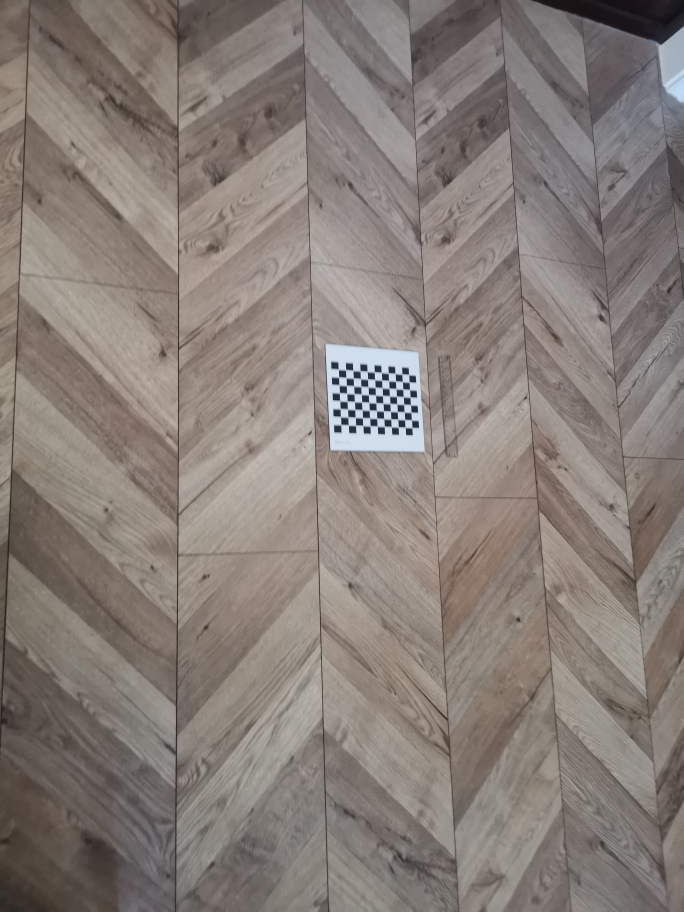
#> input picture far/2561643343050_.pic_hd.jpg, 2736 x 3648 px (shown at 1/4 size); its folder holds only this picture in this run
$ python test_length.py
#> lines starting #> are read from the running program, lines starting #| are printed output that depends on the picture
# coding: utf-8
import cv2
import numpy as np
import math
import sys
import glob


# [120 lines left out: functions getDist_P2P, cal_ang, on_EVENT_LBUTTONDOWN, not called in this run]
        # sys.exit(0)
        # return


images = glob.glob(R'D:\Courses\SJTU-IPP-Program2022\serverV2_new\square_test_after_perspective\far\*.jpg')
file_handle = open('square_test_far_result.txt', mode='w')
criteria = (cv2.TERM_CRITERIA_MAX_ITER | cv2.TERM_CRITERIA_EPS, 30, 0.001)
# img = cv2.imread(r'D:\Courses\IPP\serverV2\c_3.jpg')
for fname in images:
    img = cv2.imread(fname)
#> img is the input picture: shape (3648, 2736, 3); mean B, G, R 120.1, 125.8, 135.1
    x, y = img.shape[0:2]
#> x = 3648; y = 2736
    times = 0
    img = cv2.resize(img, (int(y / 4), int(x / 4)))
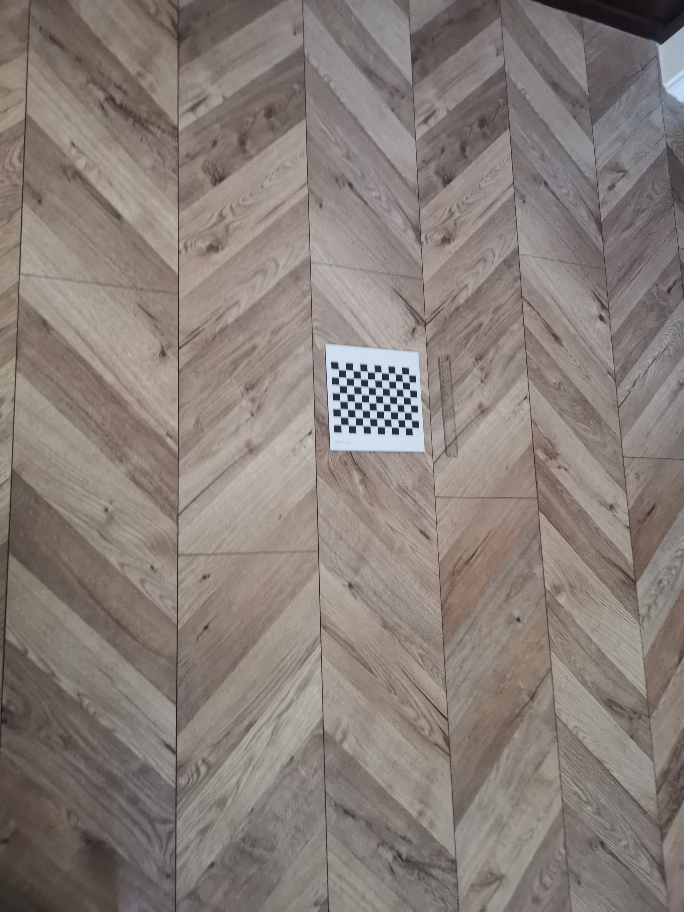
#> img: shape (912, 684, 3); mean B, G, R 120.2, 125.9, 135.2
    gray = cv2.cvtColor(img, cv2.COLOR_BGR2GRAY)
    ret, corners = cv2.findChessboardCorners(gray, (11, 8), None)
#> ret = True; corners = 88 rows, first 8: [338.4, 369.3], [345.5, 369.7], [352.7, 370.2], [360.4, 370.8], [367.4, 371.6], [374.5, 371.9], [381.5, 372.6], [388.5, 372.9]
    corners = cv2.cornerSubPix(gray, corners, (11, 11), (-1, -1), criteria)
#> corners = 88 rows, first 8: [341.1, 371.9], [345.7, 372.2], [352.4, 372.3], [360.3, 373.6], [367.6, 375.2], [374.4, 375.7], [381.2, 374.9], [388.6, 380.4]
    points = [corners[0][0], corners[1][0]]
#> points = [[341.1, 371.9], [345.7, 372.2]]
    # [6 lines of commented-out code are left out]
    for point in points:
        point[0] = point[0] / 3
        point[1] = point[1] / 3
#> this loop made 2 passes
    x, y = img.shape[0:2]
#> x = 912; y = 684
    img = cv2.resize(img, (int(y / 3), int(x / 3)))
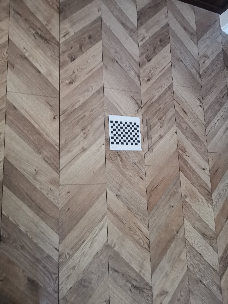
#> img: shape (304, 228, 3); mean B, G, R 120.1, 125.8, 135.1
    cv2.namedWindow("image")
    # cv2.resizeWindow("image", 1740, 1227)
    cv2.setMouseCallback("image", on_EVENT_LBUTTONDOWN, param=points)
    cv2.imshow("image", img)
    cv2.waitKey(0)
    continue
    # [12 lines of commented-out code are left out]
def num_to_alphabet(num):
    aplha = "abcdefghijklmnopqrstuvwxyz"
    return aplha[num-1]

$ run again, on far/2611643343065_.pic_hd.jpg
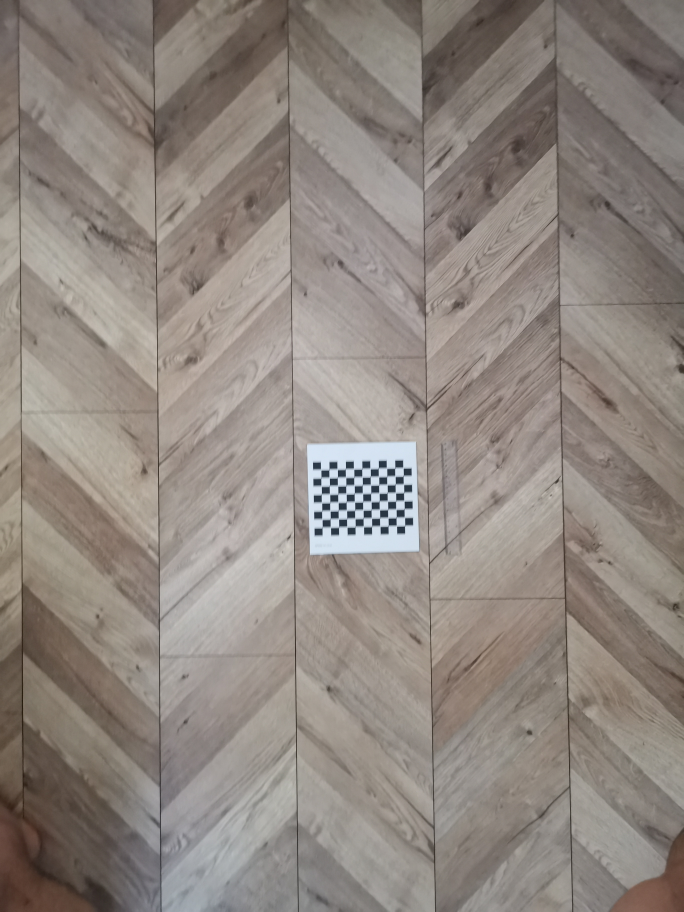
#> input picture far/2611643343065_.pic_hd.jpg, 2736 x 3648 px (shown at 1/4 size)
#> img is the input picture: shape (3648, 2736, 3); mean B, G, R 128.1, 134.9, 143.8
#> `img = cv2.resize(img, (int(y / 4), int(x / 4)))`:
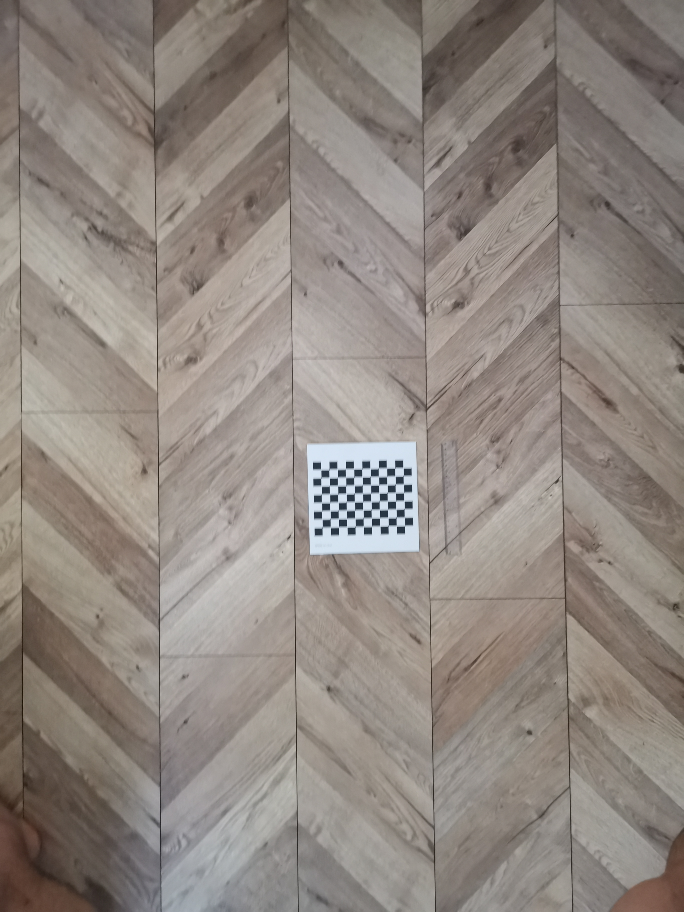
#> img: shape (912, 684, 3); mean B, G, R 128.2, 135.1, 143.9
#> `ret, corners = cv2.findChessboardCorners(gray, (11, 8), None)`: ret = True; corners = 88 rows, first 8: [320.7, 469.5], [328.5, 469.9], [337.4, 469.1], [345.5, 468.6], [353.5, 468.7], [361.5, 469.1], [370.2, 468.5], [378.6, 467.8]
#> `corners = cv2.cornerSubPix(gray, corners, (11, 11), (-1, -1), criteria)`: corners = 88 rows, first 8: [322.8, 471.7], [329.4, 471.8], [337.8, 471.1], [345.5, 470.8], [353.7, 470.7], [362.3, 471.1], [370.3, 471], [378.3, 470.3]
#> points = [[322.8, 471.7], [329.4, 471.8]]
#> the loop `for point in points:` made 2 passes

$ run again, on far/2621643343069_.pic_hd.jpg
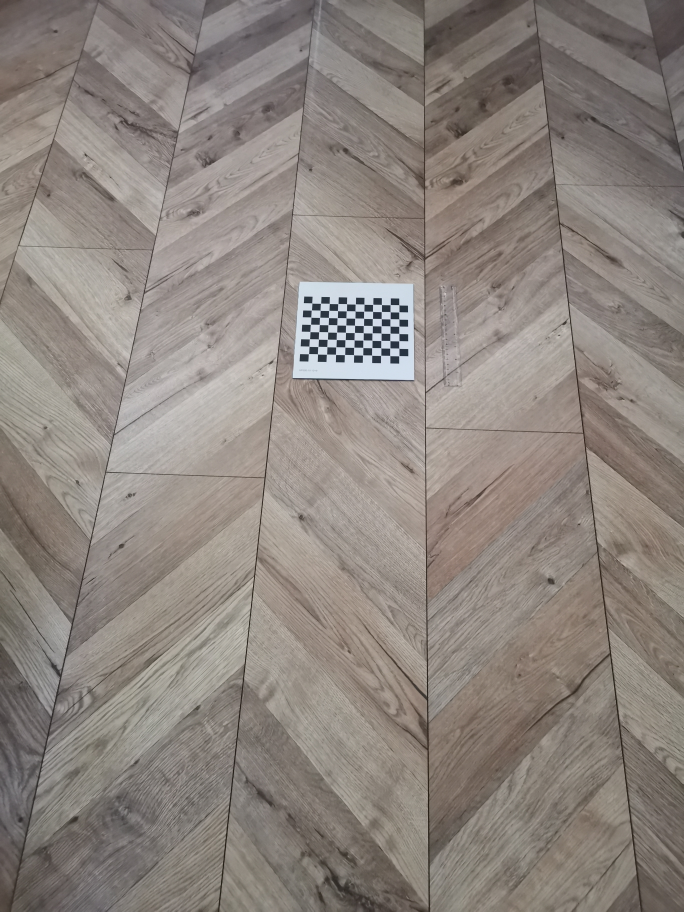
#> input picture far/2621643343069_.pic_hd.jpg, 2736 x 3648 px (shown at 1/4 size)
#> img is the input picture: shape (3648, 2736, 3); mean B, G, R 126.6, 132.8, 141.1
#> `img = cv2.resize(img, (int(y / 4), int(x / 4)))`:
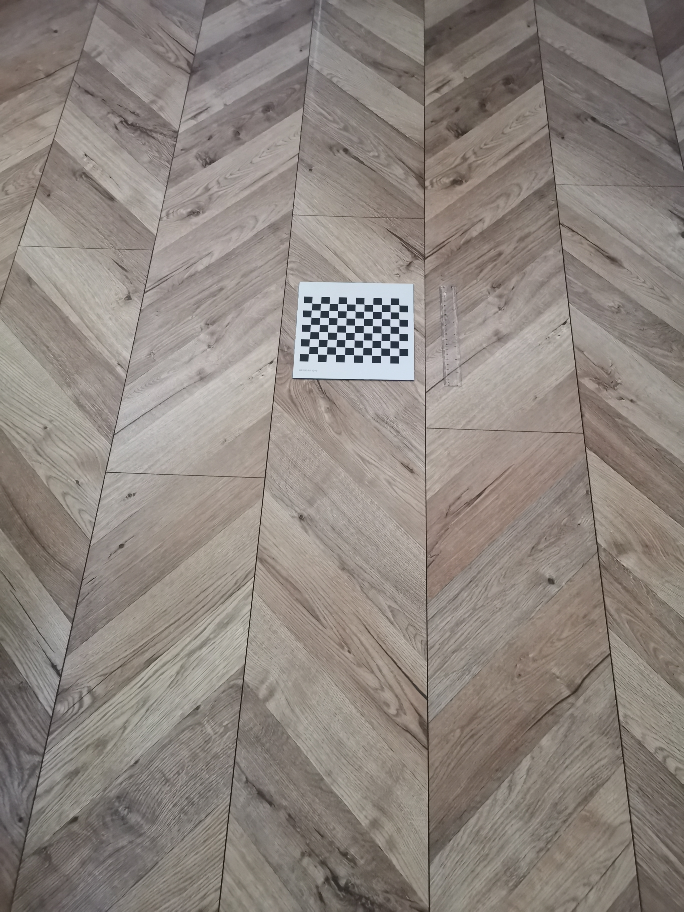
#> img: shape (912, 684, 3); mean B, G, R 126.7, 132.9, 141.3
#> `ret, corners = cv2.findChessboardCorners(gray, (11, 8), None)`: ret = True; corners = 88 rows, first 8: [311.5, 302.9], [320.5, 303.4], [329.5, 303.5], [337.8, 303.5], [346.5, 303.5], [355.5, 303.9], [364.1, 304.2], [372.6, 304.4]
#> `corners = cv2.cornerSubPix(gray, corners, (11, 11), (-1, -1), criteria)`: corners = 88 rows, first 8: [315.8, 310.3], [321.4, 304.7], [330.1, 305.2], [336.8, 310.5], [345.4, 310.5], [355.1, 311], [365.2, 311.7], [373.5, 311.5]
#> points = [[315.8, 310.3], [321.4, 304.7]]
#> the loop `for point in points:` made 2 passes
#> `img = cv2.resize(img, (int(y / 3), int(x / 3)))`:
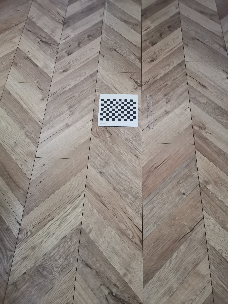
#> img: shape (304, 228, 3); mean B, G, R 126.6, 132.9, 141.2
